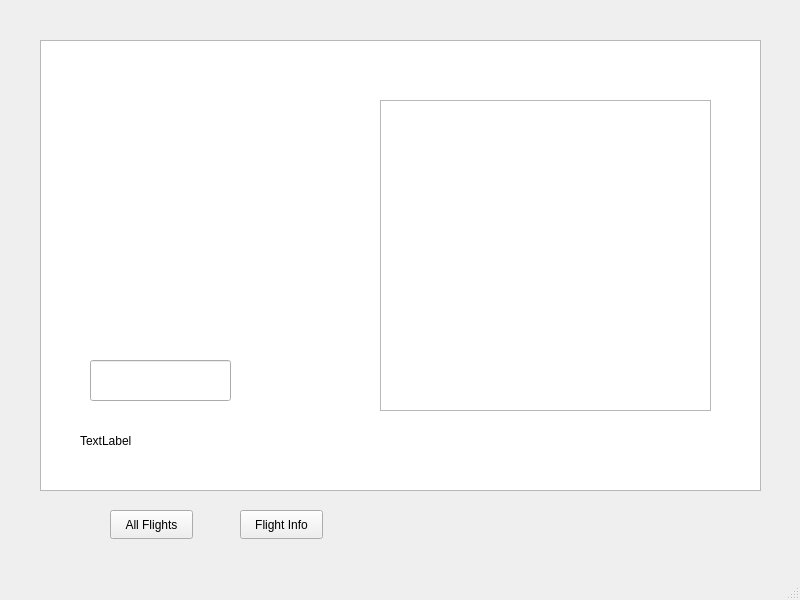
<?xml version="1.0" encoding="UTF-8"?>
<ui version="4.0">
 <class>MainWindow</class>
 <widget class="QMainWindow" name="MainWindow">
  <property name="geometry">
   <rect>
    <x>0</x>
    <y>0</y>
    <width>800</width>
    <height>600</height>
   </rect>
  </property>
  <property name="windowTitle">
   <string>MainWindow</string>
  </property>
  <widget class="QWidget" name="centralwidget">
   <widget class="QLabel" name="label">
    <property name="geometry">
     <rect>
      <x>190</x>
      <y>160</y>
      <width>111</width>
      <height>141</height>
     </rect>
    </property>
    <property name="text">
     <string/>
    </property>
   </widget>
   <widget class="QPushButton" name="FetchAllFlights">
    <property name="geometry">
     <rect>
      <x>110</x>
      <y>510</y>
      <width>83</width>
      <height>29</height>
     </rect>
    </property>
    <property name="text">
     <string>All Flights</string>
    </property>
   </widget>
   <widget class="QPushButton" name="fetchFlightInfo">
    <property name="geometry">
     <rect>
      <x>240</x>
      <y>510</y>
      <width>83</width>
      <height>29</height>
     </rect>
    </property>
    <property name="text">
     <string>Flight Info</string>
    </property>
   </widget>
   <widget class="QTableWidget" name="tableWidgetFlights">
    <property name="geometry">
     <rect>
      <x>40</x>
      <y>40</y>
      <width>721</width>
      <height>451</height>
     </rect>
    </property>
   </widget>
   <widget class="QLineEdit" name="FlightRegister">
    <property name="geometry">
     <rect>
      <x>90</x>
      <y>360</y>
      <width>141</width>
      <height>41</height>
     </rect>
    </property>
   </widget>
   <widget class="QLabel" name="labelStatus">
    <property name="geometry">
     <rect>
      <x>80</x>
      <y>410</y>
      <width>311</width>
      <height>61</height>
     </rect>
    </property>
    <property name="text">
     <string>TextLabel</string>
    </property>
   </widget>
   <widget class="QTableWidget" name="tableWidgetFlightInfo">
    <property name="geometry">
     <rect>
      <x>380</x>
      <y>100</y>
      <width>331</width>
      <height>311</height>
     </rect>
    </property>
   </widget>
  </widget>
  <widget class="QMenuBar" name="menubar">
   <property name="geometry">
    <rect>
     <x>0</x>
     <y>0</y>
     <width>800</width>
     <height>25</height>
    </rect>
   </property>
  </widget>
  <widget class="QStatusBar" name="statusbar"/>
 </widget>
 <resources/>
 <connections/>
</ui>
